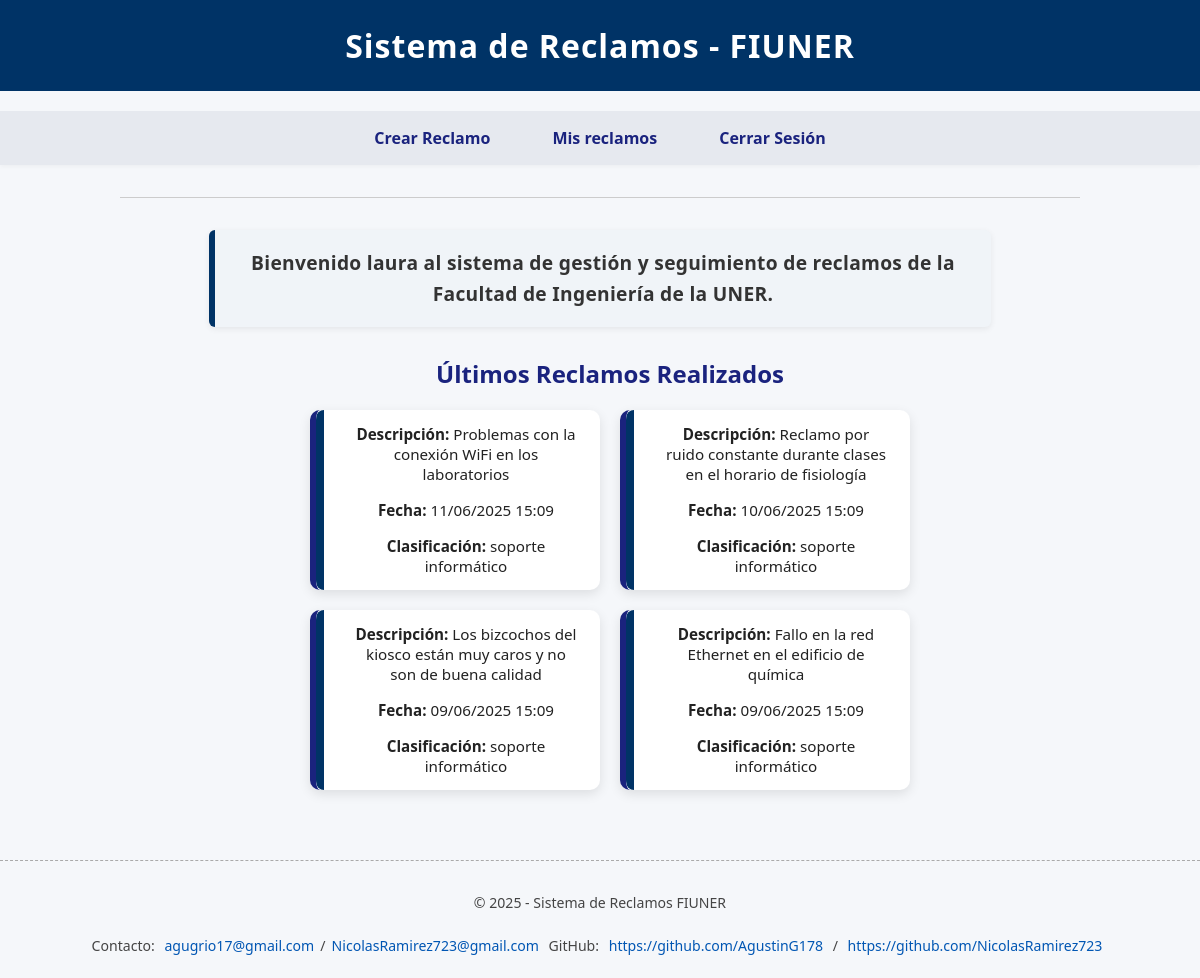
/ (signed in), run on an earlier commit of the app's database.
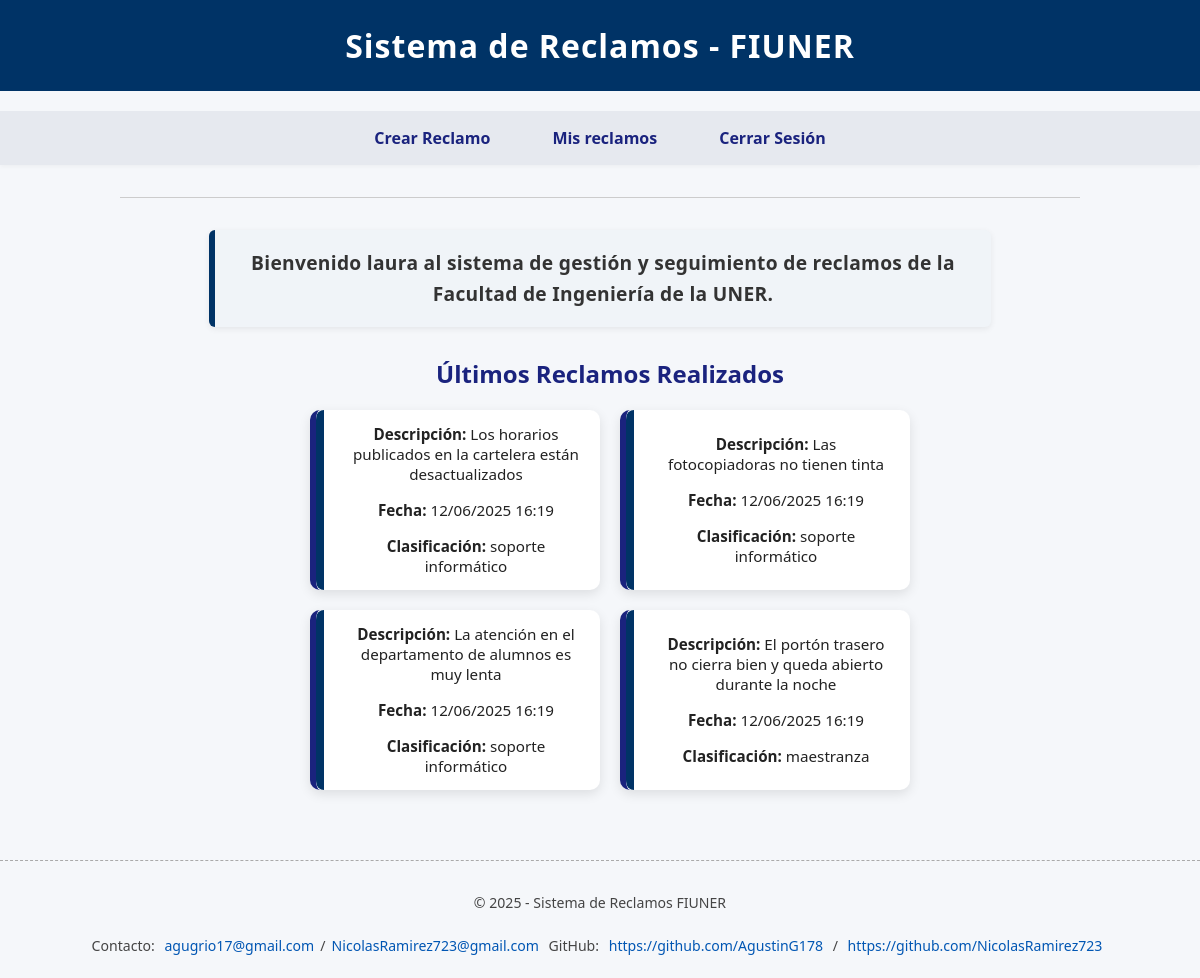
And on a later commit of the database.
### modules/modelos.py (models this page shows, shortened)
class Base(DeclarativeBase):
    pass

class ModeloReclamo(Base):
    __tablename__ = 'reclamos'
    id = Column(Integer, primary_key=True)
    estado = Column(String, default="pendiente")
    fecha_hora = Column(DateTime, default=datetime.utcnow)
    contenido = Column(String)
    usuario_id = Column(Integer, ForeignKey('usuarios.id'))
    departamento = Column(String)
    clasificacion = Column(String)
    cantidad_adherentes = Column(Integer, default=1) #Se contabiliza como adherente el usuario que crea el reclamo
    tiempo_estimado = Column(Integer,default=0) #Solo se cambia cuando el reclamo pasa de pendiente -->en proceso
    resuelto_en = Column(Integer,default=None) #Representa la cantidad de días que se tardó en resolver un reclamo
    usuarios = relationship(
        "ModeloUsuario",
        secondary=usuarios_reclamos,
        back_populates="reclamos"
    )
    usuario = relationship("ModeloUsuario", foreign_keys=[usuario_id], backref="reclamos_creados")

### server.py (the view)
@app.route('/')
def index():
    ultimos = repo_reclamos.obtener_ultimos_reclamos(limit=4)
    return render_template('inicio.html', ultimos_reclamos=ultimos, current_user=current_user)

### modules/login.py (called while the page is built)
    @property
    def is_authenticated(self):
        return True

### modules/repositorio.py (called while the page is built)
    def obtener_registro_por_filtro(self, campo, valor, campo2=None, valor2=None):
        query = self.__session.query(ModeloUsuario).filter(getattr(ModeloUsuario, campo) == valor)
        if campo2 and valor2:
            query = query.filter(getattr(ModeloUsuario, campo2) == valor2)
        modelo = query.first()
        if modelo:
            return self.__map_modelo_a_entidad(modelo)
        return None

    def __map_modelo_a_entidad(self, modelo: ModeloUsuario):
        return Usuario(
            nombre=modelo.nombre,
            apellido=modelo.apellido,
            email=modelo.email,
            nombre_de_usuario=modelo.nombre_de_usuario,
            contraseña=modelo.contraseña,
            rol=modelo.rol,
            claustro=modelo.claustro,
            id=modelo.id
        )

    def obtener_ultimos_reclamos(self, limit=4):
        return (
            self.__session.query(ModeloReclamo)
            .order_by(ModeloReclamo.fecha_hora.desc())
            .limit(limit)
            .all()
        )

### modules/usuarios.py (called while the page is built)
    @property
    def nombre(self):
        return self.__nombre

### templates/inicio.html (shortened to what this page needs)
<!DOCTYPE html>
<html lang="es">
<head>
    <link rel="stylesheet" href="{{ url_for('static', filename='style.css') }}" />
</head>
<body>
    <h1 class="titulo-principal">Sistema de Reclamos - FIUNER</h1>
    <main>
    <nav class="menu-principal">
        <ul>
            {% if current_user.is_authenticated %}
                <li><a href="{{ url_for('crear_reclamos') }}">Crear Reclamo</a></li>
                {%if current_user.rol == '1'%}
                    <li><a href="{{ url_for('mis_reclamos') }}">RECLAMO FIUNER</a></li>
                {%else%}
                    <li><a href="{{ url_for('mis_reclamos') }}">Mis reclamos</a></li>
                {%endif%}
                <li><a href="{{ url_for('logout') }}">Cerrar Sesión</a></li>
            {% else %}
                <li><a href="{{ url_for('registrarse') }}">Registrarse</a></li>
                <li><a href="{{ url_for('iniciar_sesion') }}">Iniciar Sesión</a></li>
            {% endif %}
        </ul>
    </nav>
    <hr>
    {% if current_user.is_authenticated %}
        <p class="saludo">
            Bienvenido {{ current_user.nombre_de_usuario }} al sistema de gestión y seguimiento de reclamos de la Facultad de Ingeniería de la UNER.
        </p>
        {% if ultimos_reclamos %}
            <section class="contenedor-flashcards">
                <h2 class="titulo-seccion">Últimos Reclamos Realizados</h2>
                <div class="flashcards-grid">
                    {% for reclamo in ultimos_reclamos %}
                        <div class="flashcard">
                            <p><strong>Descripción:</strong> {{ reclamo.contenido }}</p>
                            <p><strong>Fecha:</strong> {{ reclamo.fecha_hora.strftime('%d/%m/%Y %H:%M') }}</p>
                            <p><strong>Clasificación:</strong> {{ reclamo.clasificacion }}</p>
                        </div>
                    {% endfor %}
                </div>
            </section>
        {% endif %}
    {% endif %}
    </main>
<footer class="pie-de-pagina">
    <div class="contenedor-footer">
        <p>© 2025 - Sistema de Reclamos FIUNER</p> <p>Contacto: <a href="mailto:agugrio17@gmail.com">agugrio17@gmail.com</a>/<a href="mailto:NicolasRamirez723@gmail.com">NicolasRamirez723@gmail.com</a> GitHub: <a href="https://github.com/tuusuario" target="_blank">https://github.com/AgustinG178</a> / <a href="https://github.com/NicolasRamirez723", target="_blank">https://github.com/NicolasRamirez723</a></p>
    </div>
</footer>
</body>
</html>

What changed in the data, as far as the page shows it:
no longer on this page (row edited): ModeloReclamo: contenido "Problemas con la conexión WiFi en los laboratorios", fecha_hora "11/06/2025 15:09", clasificacion "soporte informático"
no longer on this page (row edited): ModeloReclamo: contenido "Reclamo por ruido constante durante clases en el horario de fisiología", fecha_hora "10/06/2025 15:09", clasificacion "soporte informático"
no longer on this page (row edited): ModeloReclamo: contenido "Los bizcochos del kiosco están muy caros y no son de buena calidad", fecha_hora "09/06/2025 15:09", clasificacion "soporte informático"
no longer on this page (row edited): ModeloReclamo: contenido "Fallo en la red Ethernet en el edificio de química", fecha_hora "09/06/2025 15:09", clasificacion "soporte informático"
now on this page (row edited): ModeloReclamo: contenido "Los horarios publicados en la cartelera están desactualizados", fecha_hora "12/06/2025 16:19", clasificacion "soporte informático"
now on this page (row edited): ModeloReclamo: contenido "Las fotocopiadoras no tienen tinta", fecha_hora "12/06/2025 16:19", clasificacion "soporte informático"
now on this page (row edited): ModeloReclamo: contenido "La atención en el departamento de alumnos es muy lenta", fecha_hora "12/06/2025 16:19", clasificacion "soporte informático"
now on this page (row edited): ModeloReclamo: contenido "El portón trasero no cierra bien y queda abierto durante la noche", fecha_hora "12/06/2025 16:19", clasificacion "maestranza"
